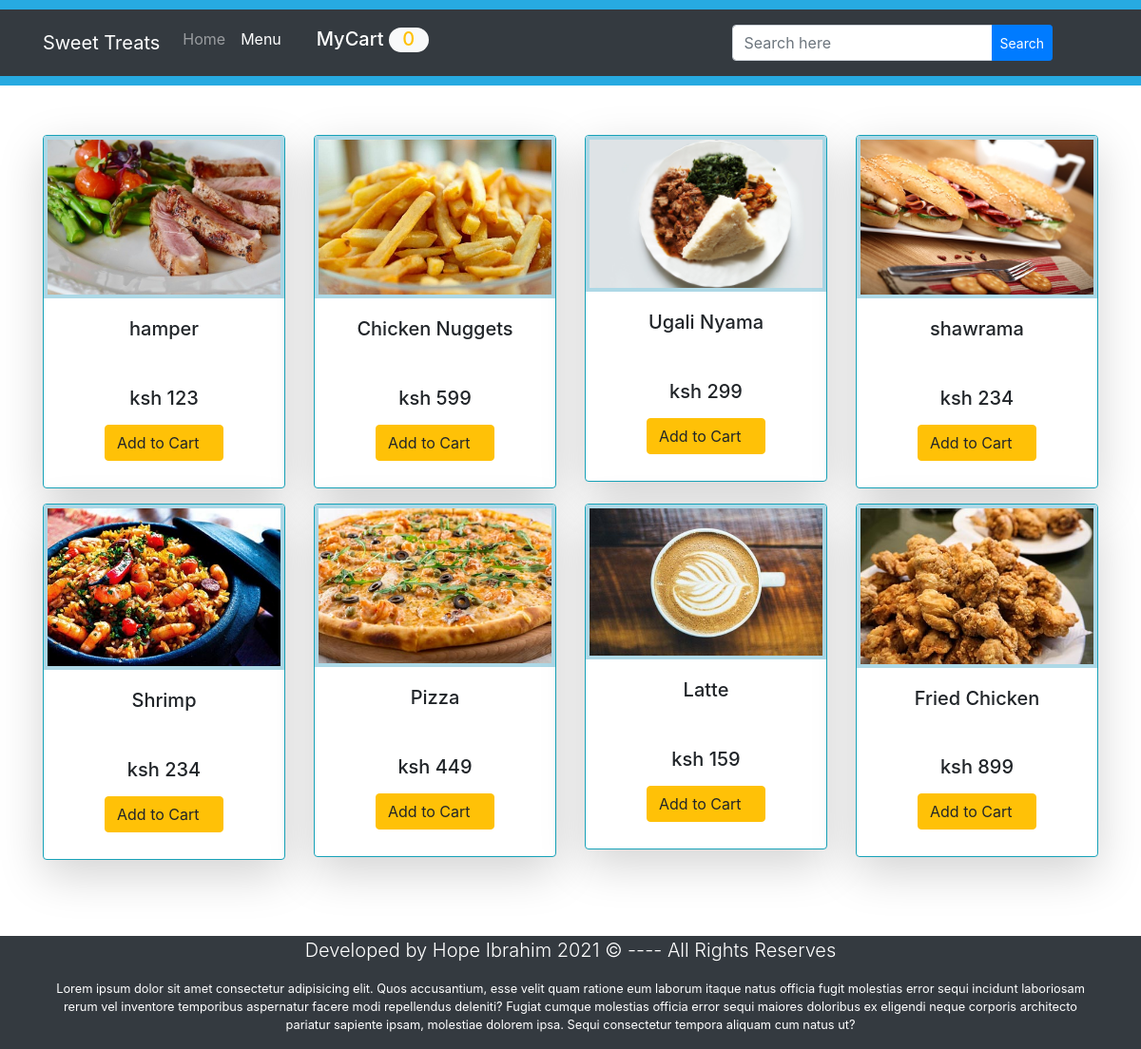
/healthyFood.php, run on the app's committed database.
### tables this page shows
CREATE TABLE `products` (
  `id` int(11) NOT NULL,
  `datetime` varchar(50) NOT NULL,
  `product_name` varchar(100) NOT NULL,
  `category` varchar(100) NOT NULL,
  `author` varchar(100) NOT NULL,
  `product_price` float NOT NULL,
  `product_image` varchar(100) NOT NULL
);

### Includes/function.php (the view, shortened to what this page needs)
<?php
function component($productname, $productprice, $Productimg, $Productid)
{
  $Element = "
    <div class=\"col-md-3 col-sm-6 my-3 my-md-0 mb-md-3\">
        <form method=\"post\" action=\"healthyFood.php\">
          <div class=\"card shadow-lg border-info\">
              <img class=\"img-fluid img-sm card-img-top p-1\" src=\"Uploads/$Productimg \" alt=\"img\">
            <div class=\"card-body\">
              <h5 class=\"card-title\">$productname</h5>
              <h6>
                <i class=\"fas fa-star\" aria-hidden=\"true\"></i>
                <i class=\"fas fa-star\" aria-hidden=\"true\"></i>
                <i class=\"fas fa-star\" aria-hidden=\"true\"></i>
                <i class=\"fas fa-star\" aria-hidden=\"true\"></i>
                <i class=\"far fa-star\" aria-hidden=\"true\"></i>
              </h6>
              <h5>
                <span class=\"price\">ksh $productprice</span>
              </h5>
              <button type=\"submit\" class=\"btn btn-warning my-2\" name=\"add\">Add to Cart<i class=\"fas fa-shopping-cart\"></i>
              <input type=\"hidden\" name=\"product_id\" value=\"$Productid\">
              </button>
            </div>
          </div>
        </form>
      </div>";
  echo $Element;
}
?>

### healthyFood.php (shortened to what this page needs)
<?php require_once "Includes/function.php"; ?>
<?php require_once "Includes/session.php"; ?>
<!DOCTYPE html>
<html lang="en">
<head>
  <link rel="stylesheet" href="bootstrap4/css/bootstrap.min.css" />
  <link rel="stylesheet" href="fontawesom5/css/all.css">
  <link rel="stylesheet" href="Includes/style.css">
</head>
<body>
  <div style="height: 10px; background: #27aae1;"></div>
  <nav class="navbar navbar-expand-md navbar-dark bg-dark">
    <div class="container">
      <a class="navbar-brand" href="index.php">Sweet Treats</a>
      <div class="collapse navbar-collapse" id="collapsibleNavId">
        <ul class="navbar-nav mr-auto mt-2 mt-lg-0">
          <li class="nav-item">
            <a class="nav-link" href="index.php">Home <span class="sr-only">(current)</span></a>
          </li>
          <li class="nav-item active">
            <a class="nav-link" href="healthyFood.php">Menu</a>
          </li>
          <li class="nav-item">
            <a href="MyCart.php" class="nav-link active">
              <h5 class="cart">
                <i class="fas fa-shopping-cart"></i> MyCart
                <?php
                if (isset($_SESSION['cart'])) {
                  $count = count($_SESSION['cart']);
                  echo "<span id=\"cart_count\" class=\"text-warning bg-light\">$count</span>";
                } else {
                  echo "<span id=\"cart_count\" class=\"text-warning bg-light\">0</span>";
                }
                ?>
              </h5>
            </a>
          </li>
        </ul>
        <ul class="navbar-nav ml-auto">
          <form class="form-inline d-none d-sm-block mr-5 " action="healthyFood.php">
            <div class="input-group my-2">
              <input class="form-control " type="text" name="Search" placeholder="Search here">
              <div class="input-group-append">
                <button class="btn btn-primary btn-sm" name="SearchButton">Search</button>
              </div>
            </div>
          </form>
        </ul>
      </div>
    </div>
  </nav>
  <div style="height: 10px; background: #27aae1;" class="mb-1"></div>
  <div class="container">
    <div class="row text-center py-5">
      <?php
      global $ConnectingDB;
      if (isset($_GET["SearchButton"])) {
        $Search = htmlspecialchars($_GET["Search"]);
        $sql = "SELECT * FROM products
            WHERE datetime LIKE :search
            OR product_name LIKE :search
            OR product_price LIKE :search
            OR category LIKE :search";
        $stmt = $ConnectingDB->prepare($sql);
        $stmt->bindValue(':search', '%' . $Search . '%');
        $stmt->execute();
      }
      elseif (isset($_GET["category"])) {
        $Category = $_GET["category"];
        $sql = "SELECT * FROM products WHERE category='$Category' ORDER BY id desc";
        $stmt = $ConnectingDB->query($sql);
      }
      else {
        $sql  = "SELECT * FROM products ORDER BY id desc LIMIT 0,8";
        $stmt = $ConnectingDB->query($sql);
      }
      while ($DataRows = $stmt->fetch()) {
        $PostId          = $DataRows["id"];
        $ProductTitle    = $DataRows["product_name"];
        $ProductImage    = $DataRows["product_image"];
        $ProductPrice  = $DataRows["product_price"];
        component(
          $ProductTitle,
          $ProductPrice,
          $ProductImage,
          $PostId
        );
      }
      ?>
    </div>
  </div>
  <?php include 'Includes/footer.php';?>
</body>
</html>

### Includes/footer.php
<footer class="small bg-dark text-white">
    <div class="container">
      <div class="row">
        <div class="col-12">
          <p class="lead text-center">Developed by Hope Ibrahim <span id="year"></span> &copy; ---- All Rights Reserves</p>
          <p class="text-center">Lorem ipsum dolor sit amet consectetur adipisicing elit. Quos accusantium, esse velit quam ratione eum laborum itaque natus officia fugit molestias error sequi incidunt laboriosam rerum vel inventore temporibus aspernatur facere modi repellendus deleniti? Fugiat cumque molestias officia error sequi maiores doloribus ex eligendi neque corporis architecto pariatur sapiente ipsam, molestiae dolorem ipsa. Sequi consectetur tempora aliquam cum natus ut?</p>
        </div>
      </div>
    </div>
  </footer>

### Includes/style.css (style rules this page uses)
img { max-width: 100%; height: auto; background: lightblue; background: radial-gradient(white 30%, lightblue 70%); }
.fa-star, .fa-star-half { color: yellowgreen; padding: 3% 0; }
#cart_count { text-align: center; padding: 0 0.9rem 0.1rem 0.9rem; border-radius: 3rem; }

### data on the page
products: product_image (picture), product_name "hamper", product_price "123"
products: product_image (picture), product_name "Chicken Nuggets", product_price "599"
products: product_image (picture), product_name "Ugali Nyama", product_price "299"
products: product_image (picture), product_name "shawrama", product_price "234"
products: product_image (picture), product_name "Shrimp", product_price "234"
products: product_image (picture), product_name "Pizza", product_price "449"
products: product_image (picture), product_name "Latte", product_price "159"
products: product_image (picture), product_name "Fried Chicken", product_price "899"
